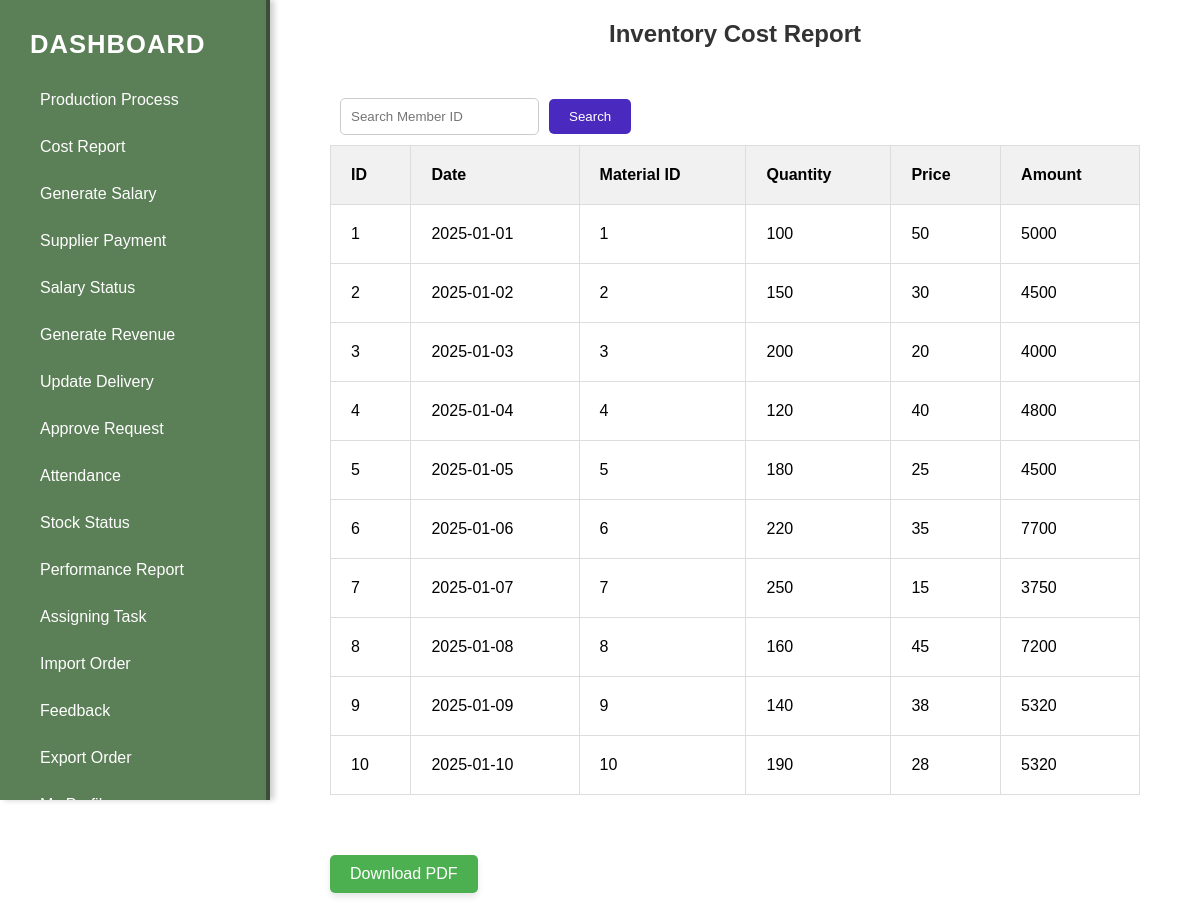
/inventorycostreport.php, run on the app's committed database.
### tables this page shows
CREATE TABLE `incost` (
  `id` int(20) NOT NULL,
  `date` date NOT NULL DEFAULT current_timestamp(),
  `mid` varchar(20) NOT NULL,
  `quantity` int(20) NOT NULL,
  `price` int(10) NOT NULL,
  `amount` int(10) NOT NULL
);

### inventorycostreport.php (the view, shortened to what this page needs)
<!DOCTYPE html>
<html>
<head>
    <link rel="stylesheet" href="inventorycostreport.css">
</head>
<body>
    <aside class="sidebar">
        <div class="logo">Dashboard</div>
        <ul class="menu">
        <li><a href="pprocess.php">Production Process</a></li>
            <li><a href="viewcostreport1.html">Cost Report</a></li>
            <li><a href="gensalary.php">Generate Salary</a></li>
            <li><a href="facviewpay.php">Supplier Payment</a></li>
            <li><a href="salarystatus.php">Salary Status</a></li>
            <li><a href="grevenue.php">Generate Revenue</a></li>
            <li><a href="updatedelivery.php">Update Delivery</a></li>
            <li><a href="facmaapprove.php">Approve Request</a></li>
            <li><a href="attendance.php">Attendance</a></li>
            <li><a href="stockstatus.html">Stock Status</a></li>
            <li><a href="performancereport.html">Performance Report</a></li>
            <li><a href="assign-task.html">Assigning Task</a></li>
            <li><a href="faimportorder.php">Import Order</a></li>
            <li><a href="viewfeedback.php">Feedback</a></li>
            <li><a href="facexportorder.html">Export Order</a></li>
            <li><a href="profile.html">My Profile</a></li>
        </ul>
    </aside>
    <main>
        <h1 class="head">Inventory Cost Report</h1>
        <form name="order" method="get" onsubmit="return validateForm(event)">
            <div>
                <input type="text" name="search" placeholder="Search Member ID">
                <input type="submit" value="Search">
            </div>
            <table>
                <thead>
                    <tr>
                        <th>ID</th>
                        <th>Date</th>
                        <th>Material ID</th>
                        <th>Quantity</th>
                        <th>Price</th>
                        <th>Amount</th>
                    </tr>
                </thead>
                <tbody>
                <?php
                include('conf.php');
                $sql = "SELECT * FROM incost";
                $result = $conn->query($sql);
                if ($result->num_rows > 0) {
                    while ($row = $result->fetch_assoc()) {
                        echo "<tr>";
                        echo "<td>" . htmlspecialchars($row["id"]) . "</td>";
                        echo "<td>" . htmlspecialchars($row["date"]) . "</td>";
                        echo "<td>" . htmlspecialchars($row["mid"]) . "</td>";
                        echo "<td>" . htmlspecialchars($row["quantity"]) . "</td>";
                        echo "<td>" . htmlspecialchars($row["price"]) . "</td>";
                        echo "<td>" . htmlspecialchars($row["amount"]) . "</td>";
                        echo "</tr>";
                    }
                } else {
                    echo "<tr><td colspan='6'>No records found.</td></tr>";
                }
                ?>
                </tbody>
            </table>
        </form>
        <form action="incostreport.php" method="POST">
            <button type="submit" name="download_pdf">Download PDF</button>
        </form>
    </main>
</body>
</html>

### inventorycostreport.css (style rules this page uses)
form { padding: 20px; margin: 20px; }
h1.head { text-align: center; font-size: 1.5em; font-family: Arial, Helvetica, sans-serif; color: #333; }
table { width: 100%; border-collapse: collapse; }
table thead { background-color: #f1f1f1; }
table th, table td { padding: 20px; text-align: left; border: 1px solid #ddd; }
div { display: flex; align-items: center; margin: 10px; }
input[type="text"] { padding: 10px; border: 1px solid #ccc; border-radius: 5px; margin-right: 10px; }
input[type="submit"] { padding: 10px 20px; background-color: #4a2abe; color: white; border: none; border-radius: 5px; cursor: pointer; transition: background-color 0.3s; }
* { margin: 0; padding: 0; box-sizing: border-box; font-family: 'Arial', sans-serif; }
.sidebar { position: fixed; left: 0; top: 0; width: 270px; height: 100vh; background-color: #5b7f56; color: white; overflow-y: auto; padding: 20px; box-shadow: 4px 0 6px rgba(0, 0, 0, 0.2); border-right: 4px solid #3c4d38; transition: all 0.3s ease; }
.sidebar .logo { font-size: 1.6rem; margin-bottom: 20px; font-weight: bold; text-transform: uppercase; color: #fff; letter-spacing: 1px; }
.sidebar ul { list-style: none; }
.sidebar ul li a { color: white; text-decoration: none; display: block; padding: 12px 20px; border-radius: 5px; transition: background-color 0.3s, padding 0.3s; margin: 5px 0; }
main { margin-left: 270px; padding: 20px; }
button { background-color: #4CAF50; color: white; padding: 10px 20px; font-size: 16px; border: none; border-radius: 5px; cursor: pointer; box-shadow: 0 4px 6px rgba(0, 0, 0, 0.1); transition: background-color 0.3s ease, transform 0.2s ease; }

### data on the page
incost: id "1", date "2025-01-01", mid "1", quantity "100", price "50", amount "5000"
incost: id "2", date "2025-01-02", mid "2", quantity "150", price "30", amount "4500"
incost: id "3", date "2025-01-03", mid "3", quantity "200", price "20", amount "4000"
incost: id "4", date "2025-01-04", mid "4", quantity "120", price "40", amount "4800"
incost: id "5", date "2025-01-05", mid "5", quantity "180", price "25", amount "4500"
incost: id "6", date "2025-01-06", mid "6", quantity "220", price "35", amount "7700"
incost: id "7", date "2025-01-07", mid "7", quantity "250", price "15", amount "3750"
incost: id "8", date "2025-01-08", mid "8", quantity "160", price "45", amount "7200"
incost: id "9", date "2025-01-09", mid "9", quantity "140", price "38", amount "5320"
incost: id "10", date "2025-01-10", mid "10", quantity "190", price "28", amount "5320"
